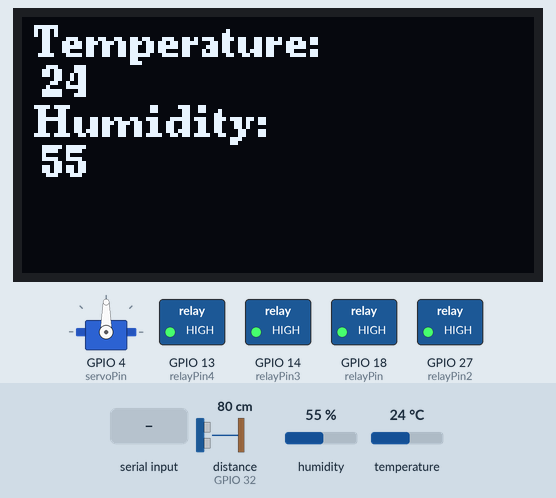
Recording of a program running on a simulated ESP32. Parts: 128×64 one-colour display, servo, switched loads named in the program (green lamp = pin HIGH). Wiring (inferred from the names in the program): ultrasonic range finder: trigger GPIO 33; echo GPIO 32. The inputs (shaded band) are chosen by the test bench; at power-on: distance to the obstacle (sensor on GPIO 32) 80 cm, humidity 55 %, temperature 24 °C. The echo pulse lasts 58.3 µs per cm; nothing arrives over Bluetooth unless stated; pins used as bus, display or sensor lines are not drawn; what the program prints to the serial monitor is not drawn.

Above: at 1.2 s.
1.3 s: distance to the obstacle (sensor on GPIO 32) set to 7 cm
3.1 s: distance to the obstacle (sensor on GPIO 32) set to 4 cm
At 3.28 s:
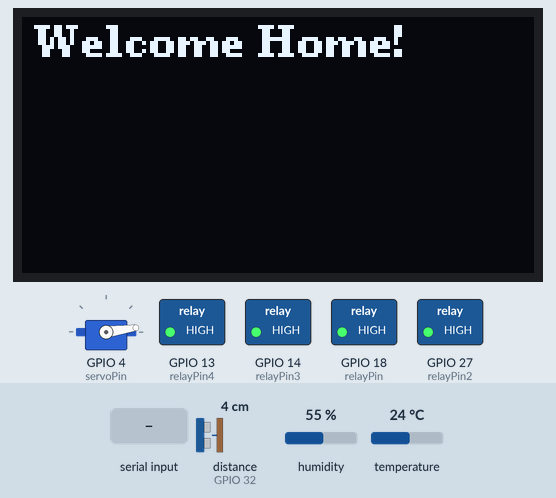
At 7.1 s:
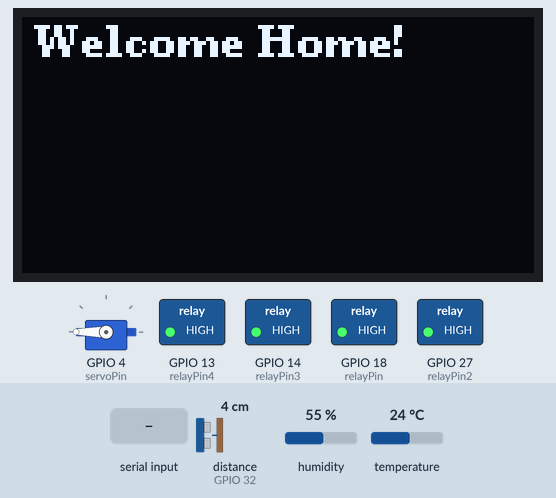
10.0 s: "1" received over the second serial link
At 16.4 s:
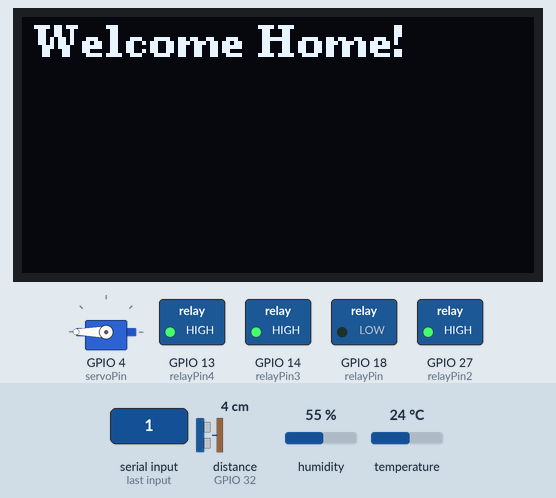
Timing chart, 0 to 22.7 s (numbered marks = the images above; inputs shaded):
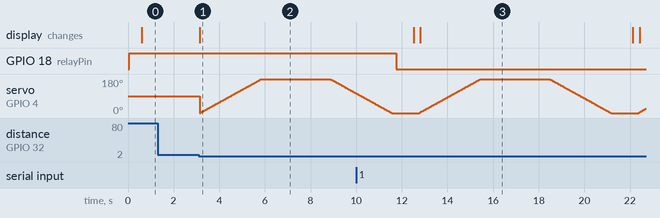

The program:

main.cpp
```cpp
#include "BluetoothSerial.h"
#include "Arduino.h"
#include "DHT11.h"
#include <Adafruit_Sensor.h>
#include<Wire.h>
#include <U8g2lib.h>
#include <SPI.h>
#include <ESP32Servo.h>

const int trigPin = 33;
const int echoPin = 32;
long duration;
int distance;

Servo myservo;  // create servo object to control a servo
// 16 servo objects can be created on the ESP32

int pos = 0;    // variable to store the servo position
// Recommended PWM GPIO pins on the ESP32 include 2,4,12-19,21-23,25-27,32-33
// Possible PWM GPIO pins on the ESP32-S2: 0(used by on-board button),1-17,18(used by on-board LED),19-21,26,33-42
// Possible PWM GPIO pins on the ESP32-S3: 0(used by on-board button),1-21,35-45,47,48(used by on-board LED)
// Possible PWM GPIO pins on the ESP32-C3: 0(used by on-board button),1-7,8(used by on-board LED),9-10,18-21
#if defined(CONFIG_IDF_TARGET_ESP32S2) || defined(CONFIG_IDF_TARGET_ESP32S3)
int servoPin = 4;
#elif defined(CONFIG_IDF_TARGET_ESP32C3)
int servoPin = 4;
#else
int servoPin = 4;
#endif

DHT11 dht11(5);
U8G2_SH1106_128X64_NONAME_F_HW_I2C u8g2(U8G2_R0, /* reset=*/ U8X8_PIN_NONE);


// Create a BluetoothSerial object
BluetoothSerial ESP_BT;
String value;

const int relayPin = 18; // Pin connected to the relay
const int relayPin2 = 27;
const int relayPin3 = 14;
const int relayPin4 = 13;

void setup() {
  // Initialize Serial Monitor
  Serial.begin(9600);

  // Start Bluetooth with a device name
  ESP_BT.begin("ESP32_Relay_Control");
  Serial.println("Bluetooth Started. Waiting for instructions...");

  dht11.setDelay(500); // Set this to the desired delay. Default is 500ms.
  u8g2.begin();
  u8g2.clearBuffer();
  u8g2.setFont(u8g2_font_ncenB08_tr); // Choose a font
  u8g2.drawStr(0, 10, "Welcome to smart home");
  u8g2.sendBuffer(); // Send to display

    ESP32PWM::allocateTimer(0);
	ESP32PWM::allocateTimer(1);
	ESP32PWM::allocateTimer(2);
	ESP32PWM::allocateTimer(3);
	myservo.setPeriodHertz(50);    // standard 50 hz servo
	myservo.attach(servoPin, 1000, 2000);

  pinMode(trigPin, OUTPUT);
  pinMode(echoPin, INPUT);
  SPI.begin();

  // Initialize relay pin as output
  pinMode(relayPin, OUTPUT);
  pinMode(relayPin2, OUTPUT);
  pinMode(relayPin3, OUTPUT);
  pinMode(relayPin4, OUTPUT);
  digitalWrite(relayPin, HIGH); // Turn relay OFF initially
  digitalWrite(relayPin2, HIGH);
  digitalWrite(relayPin3, HIGH);
  digitalWrite(relayPin4, HIGH);
}

void loop() {

  int temperature = 0;
  int humidity = 0;
  int result = dht11.readTemperatureHumidity(temperature, humidity);
  value = String(temperature) + " " + String(humidity);
  ESP_BT.println(value);

  if (result == 0) {
        Serial.print("Temperature: ");
        Serial.print(temperature);


        Serial.print(" °C\tHumidity: ");
        Serial.print(humidity);
        Serial.println(" %");

        u8g2.clearBuffer();
        u8g2.setFont(u8g2_font_ncenB08_tr); // Choose a font
        u8g2.drawStr(3, 10, "Temperature: ");
        u8g2.setCursor(5, 20);
        u8g2.print(temperature);
        u8g2.drawStr(3, 30, "Humidity: ");
        u8g2.setCursor(5, 40);
        u8g2.print(humidity);
        u8g2.sendBuffer(); // Send to display
        delay(200);
    } else {
        Serial.println(DHT11::getErrorString(result));
    }

  // Clear the trigPin
  digitalWrite(trigPin, LOW);
  delayMicroseconds(2);

  // Set the trigPin on HIGH state for 10 microseconds
  digitalWrite(trigPin, HIGH);
  delayMicroseconds(10);
  digitalWrite(trigPin, LOW);

  // Read the echoPin, returns the sound wave travel time in microseconds
  duration = pulseIn(echoPin, HIGH);

  // Calculate the distance
  distance = duration * 0.034 / 2;

  // Print the distance on the Serial Monitor
  Serial.print("Distance: ");
  Serial.print(distance);
  Serial.println(" cm");

  if (distance < 5) {
     u8g2.clearBuffer();
        u8g2.setFont(u8g2_font_ncenB08_tr); // Choose a font
        u8g2.drawStr(3, 10, "Welcome Home!");
        u8g2.sendBuffer(); // Send to display


        for (pos = 0; pos <= 180; pos += 1) { // goes from 0 degrees to 180 degrees
            // in steps of 1 degree
            myservo.write(pos);    // tell servo to go to position in variable 'pos'
            delay(15);             // waits 15ms for the servo to reach the position
        }

        delay(3000); // the gate should be open for 2 seconds

        for (pos = 180; pos >= 0; pos -= 1) { // goes from 180 degrees to 0 degrees
            myservo.write(pos);    // tell servo to go to position in variable 'pos'
            delay(15);             // waits 15ms for the servo to reach the position
        }
  }

  // ...existing code...
  delay(200); // Wait for a second before the next loop


  // Check if there's data from Bluetooth
  if (ESP_BT.available()) {
    char receivedChar = ESP_BT.read(); // Read the incoming data
    // Serial.print("Received: ");
    // Serial.println(receivedChar);

    if (receivedChar == '1') {
      // Turn the relay ON
      digitalWrite(relayPin, LOW); // Active LOW relay
      // Serial.println("Relay ON");
      // ESP_BT.println("Relay ON"); // Send feedback via Bluetooth
    } else if (receivedChar == '0') {
      // Turn the relay OFF
      digitalWrite(relayPin, HIGH); // Deactivate the relay
      // Serial.println("Relay OFF");
      // ESP_BT.println("Relay OFF"); // Send feedback via Bluetooth
    }else if (receivedChar == '2') {
      // Turn the relay OFF
      digitalWrite(relayPin2, LOW); // Deactivate the relay
      // Serial.println("Relay2 ON");
      // ESP_BT.println("Relay2 ON"); // Send feedback via Bluetooth
    }else if (receivedChar == '3') {
      // Turn the relay OFF
      digitalWrite(relayPin2, HIGH); // Deactivate the relay
      // Serial.println("Relay2 OFF");
      // ESP_BT.println("Relay2 OFF"); // Send feedback via Bluetooth
    }
    else if (receivedChar == '4') {
      // Turn the relay OFF
      digitalWrite(relayPin3, LOW); // Deactivate the relay
      // Serial.println("Relay3 ON");
      // ESP_BT.println("Relay3 ON"); // Send feedback via Bluetooth
    }else if (receivedChar == '5') {
      // Turn the relay OFF
      digitalWrite(relayPin3, HIGH); // Deactivate the relay
      // Serial.println("Relay3 OFF");
      // ESP_BT.println("Relay3 OFF"); // Send feedback via Bluetooth
    }
    else if (receivedChar == '8') {
      // Turn the relay OFF
      digitalWrite(relayPin4, LOW);
      // Serial.println("Relay4 ON");
      // ESP_BT.println("Relay4 ON");
    }
    else if (receivedChar == '7') {
      // Turn the relay OFF
      digitalWrite(relayPin4, HIGH); // Deactivate the relay
      // Serial.println("Relay4 OFF");
      // ESP_BT.println("Relay4 OFF"); // Send feedback via Bluetooth
    }

     else {
      // Invalid input
      // Serial.println("Invalid command.");
      // ESP_BT.println("Invalid command.");
    }
  }

  delay(200); // Small delay to improve responsiveness
}
```

arduino_2.cpp
```cpp
// #include <Servo.h>

// #define FIRE_SENSOR_DIGITAL 8  // Digital pin
// #define LED 13  // Onboard LED (for alert)


// Servo myservo;  // create Servo object to control a servo
// // twelve Servo objects can be created on most boards

// int pos = 0;    // variable to store the servo position

// void setup() {
//     Serial.begin(9600);
//     pinMode(FIRE_SENSOR_DIGITAL, INPUT);
//     pinMode(LED, OUTPUT);
//     pinMode(10, INPUT);
//   myservo.attach(9);
//   myservo.write(pos);
// }

// void loop() {

//     int digitalValue = digitalRead(FIRE_SENSOR_DIGITAL);
//     int digitaldustbin = digitalRead(10);


//     if (digitalValue == LOW) {  // Fire detected!
//         Serial.println("🔥 Fire Detected! 🔥");
//         digitalWrite(LED, HIGH);
//     } else {
//         digitalWrite(LED, LOW);
//     }

//     delay(500);

//   if(digitaldustbin == LOW){
//     Serial.println("Open dustbin");
//   for (pos = 0; pos <= 180; pos += 1) { // goes from 0 degrees to 180 degrees
//     // in steps of 1 degree
//     myservo.write(pos);              // tell servo to go to position in variable 'pos'
//     delay(15);                       // waits 15 ms for the servo to reach the position
//   }
//     delay(1000);
//   for (pos = 180; pos >= 0; pos -= 1) { // goes from 180 degrees to 0 degrees
//     myservo.write(pos);              // tell servo to go to position in variable 'pos'
//     delay(15);                       // waits 15 ms for the servo to reach the position
//   }}

//   // if (digitaldustbin == LOW){
//   //   Serial.println("Detected");
//   // }
// }
```

blink_test.cpp
```cpp
#include<Arduino.h>
#include<Wire.h>
#include<SPI.h>

void setup(){
    Serial.begin(9600);
    pinMode(2, OUTPUT);
}

void loop(){
    digitalWrite(2, HIGH);
    delay(1000);
    digitalWrite(2, LOW);
    delay(1000);
}
```

dht11_test.cpp
```cpp
// #include <DHT11.h>
// #include<arduino.h>
// #include<Adafruit_Sensor.h>

// // - For ESP32: Connect the sensor to pin GPIO2 or P2.

// DHT11 dht11(2);

// void setup() {
//     // Initialize serial communication to allow debugging and data readout.
//     // Using a baud rate of 9600 bps.
//     Serial.begin(9600);

//     // Uncomment the line below to set a custom delay between sensor readings (in milliseconds).
//     // dht11.setDelay(500); // Set this to the desired delay. Default is 500ms.
// }

// void loop() {
//     int temperature = 0;
//     int humidity = 0;

//     // Attempt to read the temperature and humidity values from the DHT11 sensor.
//     int result = dht11.readTemperatureHumidity(temperature, humidity);

//     // Check the results of the readings.
//     // If the reading is successful, print the temperature and humidity values.
//     // If there are errors, print the appropriate error messages.
//     if (result == 0) {
//         Serial.print("Temperature: ");
//         Serial.print(temperature);
//         Serial.print(" °C\tHumidity: ");
//         Serial.print(humidity);
//         Serial.println(" %");
//     } else {
//         // Print error message based on the error code.
//         Serial.println(DHT11::getErrorString(result));
//     }
// }
```

display.cpp
```cpp
// #include <Arduino.h>
// #include <LiquidCrystal_I2C.h>

// #define I2C_SDA 21
// #define I2C_SCL 22

// LiquidCrystal_I2C lcd(0x27, 16, 2); // set the LCD address to 0x27 for a 16 chars and 2 line display

// void setup(){
// 	lcd.init(I2C_SDA, I2C_SCL); // initialize the lcd to use user defined I2C pins
// 	lcd.backlight();
// 	lcd.setCursor(3,0);
// 	lcd.print("Hello, world!");
// 	lcd.setCursor(2,1);
// 	lcd.print("Time is now");
// }


// void loop(){
// }
```

l298.cpp
```cpp
// #include<Arduino.h>
// #include <Wire.h>
// #include <SPI.h>

// void setup() {
//   Serial.begin(9600);
//   SPI.begin();

// }

// void loop() {

// }
```

oled.cpp
```cpp
// #include <U8g2lib.h>
// #include <Wire.h>

// // Initialize the display (check I2C address)
// // U8G2_SSD1306_128X64_NONAME_F_HW_I2C u8g2(U8G2_R0, /* reset=*/ U8X8_PIN_NONE);
// U8G2_SH1106_128X64_NONAME_F_HW_I2C u8g2(U8G2_R0, /* reset=*/ U8X8_PIN_NONE);

// void setup() {
//   u8g2.begin();
//   u8g2.clearBuffer();
//   u8g2.setFont(u8g2_font_ncenB08_tr); // Choose a font
//   u8g2.drawStr(0, 10, "Hello, ESP32!");
//   u8g2.sendBuffer(); // Send to display
// }

// void loop() {
//   // Nothing in loop

//   u8g2.clearBuffer();
//   u8g2.setFont(u8g2_font_ncenB08_tr); // Choose a font
//   u8g2.drawStr(0, 10, "Hello, ESP32!");
//   u8g2.sendBuffer(); // Send to display
//   delay(1000);
//   u8g2.clearBuffer();
//   u8g2.setFont(u8g2_font_ncenB08_tr); // Choose a font
//   u8g2.drawStr(0, 20, "moye moye");
//   u8g2.sendBuffer(); // Send to display
//   delay(1000);

// }
```

servo_motor.cpp
```cpp
// #include <ESP32Servo.h>
// #include <Arduino.h>
// #include <Wire.h>


// Servo myservo;  // create servo object to control a servo
// // 16 servo objects can be created on the ESP32

// int pos = 0;    // variable to store the servo position
// // Recommended PWM GPIO pins on the ESP32 include 2,4,12-19,21-23,25-27,32-33
// // Possible PWM GPIO pins on the ESP32-S2: 0(used by on-board button),1-17,18(used by on-board LED),19-21,26,33-42
// // Possible PWM GPIO pins on the ESP32-S3: 0(used by on-board button),1-21,35-45,47,48(used by on-board LED)
// // Possible PWM GPIO pins on the ESP32-C3: 0(used by on-board button),1-7,8(used by on-board LED),9-10,18-21
// #if defined(CONFIG_IDF_TARGET_ESP32S2) || defined(CONFIG_IDF_TARGET_ESP32S3)
// int servoPin = 4;
// #elif defined(CONFIG_IDF_TARGET_ESP32C3)
// int servoPin = 4;
// #else
// int servoPin = 4;
// #endif

// void setup() {
// 	// Allow allocation of all timers
// 	ESP32PWM::allocateTimer(0);
// 	ESP32PWM::allocateTimer(1);
// 	ESP32PWM::allocateTimer(2);
// 	ESP32PWM::allocateTimer(3);
// 	myservo.setPeriodHertz(50);    // standard 50 hz servo
// 	myservo.attach(servoPin, 1000, 2000); // attaches the servo on pin 18 to the servo object
// 	// using default min/max of 1000us and 2000us
// 	// different servos may require different min/max settings
// 	// for an accurate 0 to 180 sweep
// }

// void loop() {

// 	for (pos = 0; pos <= 180; pos += 1) { // goes from 0 degrees to 180 degrees
// 		// in steps of 1 degree
// 		myservo.write(pos);    // tell servo to go to position in variable 'pos'
// 		delay(15);             // waits 15ms for the servo to reach the position
// 	}

// 	for (pos = 180; pos >= 0; pos -= 1) { // goes from 180 degrees to 0 degrees
// 		myservo.write(pos);    // tell servo to go to position in variable 'pos'
// 		delay(15);             // waits 15ms for the servo to reach the position
// 	}
// }
```

sonar.cpp
```cpp
// #include <Arduino.h>
// #include <Wire.h>
// #include <SPI.h> // Include SPI library if needed

// const int trigPin = 33;
// const int echoPin = 32;
// long duration;
// int distance;

// void setup() {
//   // ...existing code...
//   pinMode(trigPin, OUTPUT);
//   pinMode(echoPin, INPUT);
//   Serial.begin(115200);
//   // Initialize SPI if needed
//   SPI.begin();
//   // ...existing code...
// }

// void loop() {
//   // Clear the trigPin
//   digitalWrite(trigPin, LOW);
//   delayMicroseconds(2);

//   // Set the trigPin on HIGH state for 10 microseconds
//   digitalWrite(trigPin, HIGH);
//   delayMicroseconds(10);
//   digitalWrite(trigPin, LOW);

//   // Read the echoPin, returns the sound wave travel time in microseconds
//   duration = pulseIn(echoPin, HIGH);

//   // Calculate the distance
//   distance = duration * 0.034 / 2;

//   // Print the distance on the Serial Monitor
//   Serial.print("Distance: ");
//   Serial.print(distance);
//   Serial.println(" cm");

//   // ...existing code...
//   delay(1000); // Wait for a second before the next loop
// }
```

Measured:
- the behaviour switches between 6 and 5 cm on distance to the obstacle (sensor on GPIO 32) (found by bisection; images 0 and 1)
- after the input at 1.3 s, every drawn part: stays the same
- after the input at 3.1 s, the display: changes at once (image 1)
- after the input at 10.0 s, GPIO 18 (relayPin): HIGH → LOW after 1.8 s
